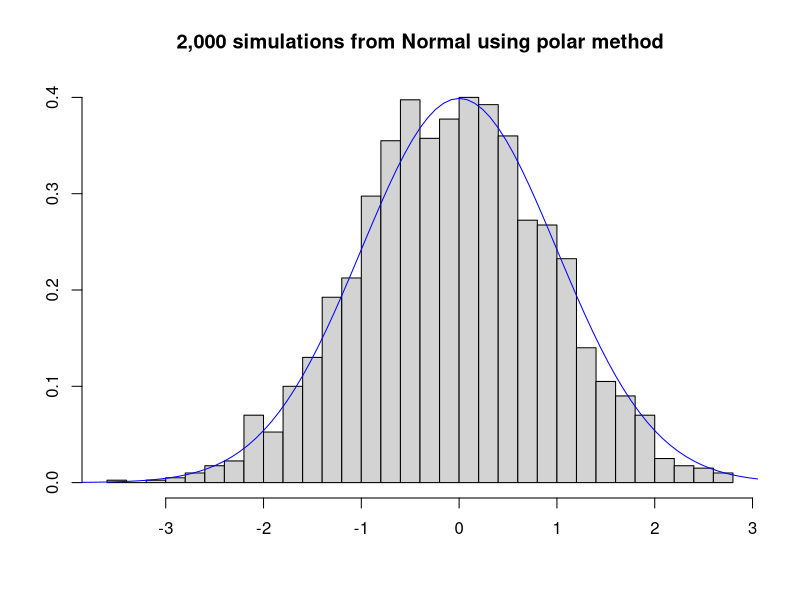

R code for this plot:
# function to generate standard normal using the Polar method
simnormpolar <- function(n.gen){
  sim.vector <- rep(0,n.gen)
  for (i in 1:n.gen){
    urandom <- runif(2)
    v1 <- 2*urandom[1]-1; v2 <- 2*urandom[2]-1
    s <- v1^2 + v2^2
    while(s > 1){
      urandom <- runif(2)
      v1 <- 2*urandom[1]-1; v2 <- 2*urandom[2]-1
      s <- v1^2 + v2^2
    }
    insq <- -2*log(s)/s
    x <- sqrt(insq)*v1
    y <- sqrt(insq)*v2
    sim.vector[i] <- (x+y)/sqrt(2)
  }
  # output
  sim.vector
}
out1 <- simnormpolar(2000)
out1[1:20]
summary(out1)
sd(out1)
hist(out1,br=25,xlab="",ylab="",main="2,000 simulations from Normal using polar method",freq=FALSE)
curve(dnorm(x),from=-4,to=4,col="blue",add=TRUE)
